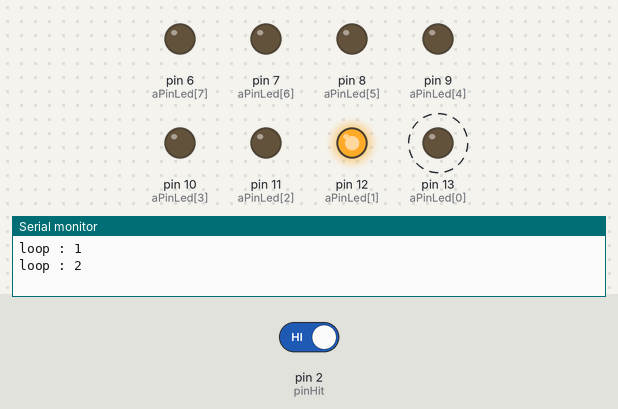
A sketch run on a simulated Arduino Uno, built with avr-gcc and run on an emulated ATmega328P. Shown: output pins drawn as LEDs (lit = HIGH), the last lines printed to the serial monitor. Dashed ring = blinking. Inputs (shaded band) come from the test bench; at power-on: pin 2 (pinHit) HIGH. Pins used as bus, display or sensor lines are not drawn.

Above: at 1.2 s.
1.3 s: pin 2 (pinHit) driven LOW
At 1.9 s:
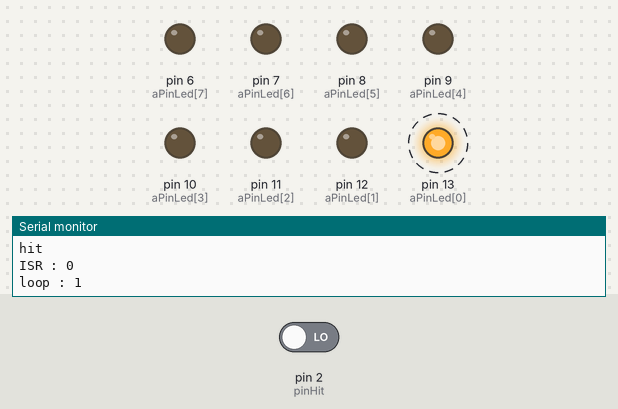
At 17.9 s:
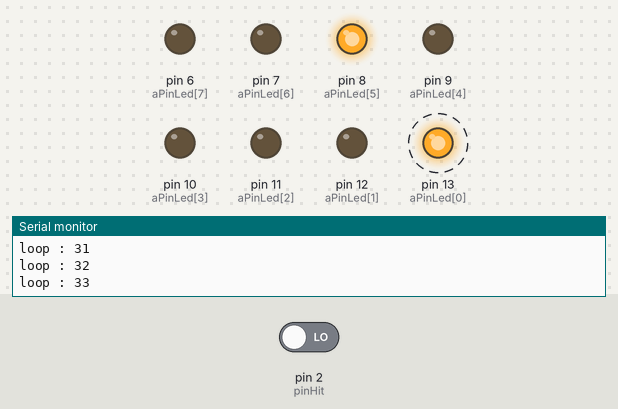
Timing chart, 0 to 21.5 s (numbered marks = the images above; inputs shaded):
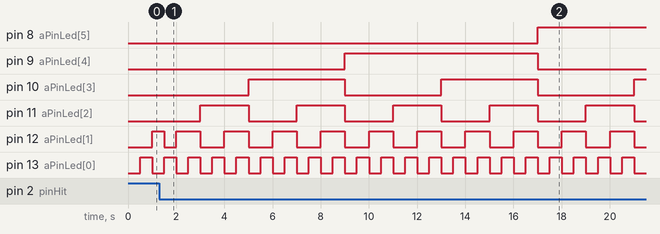

The sketch:

New_Shock.ino
```cpp
int pinGnd = 4;
int pinVcc = 3;
int pinHit = 2;
static int count = 0;
int aPinLed[8] = {13, 12, 11, 10, 9, 8, 7, 6};

void setup() {
  Serial.begin(115200);

  pinMode(pinGnd, OUTPUT);
  pinMode(pinVcc, OUTPUT);
  pinMode(pinHit, INPUT);
  digitalWrite(pinGnd, LOW);
  digitalWrite(pinVcc, HIGH);

  // External interrupt setup
  // source : pinHit, ISR: hitISR, mode : RISING

  attachInterrupt(0, hitISR, FALLING);


  for(int i=0; i<8; i++)
  {
  pinMode(aPinLed[i], OUTPUT); // LED pin Output 설정
  }
}

void loop() {
  int i;
  for(i=0; i<8; i++)
  {
    digitalWrite(aPinLed[i], (count>>i)&0x01);
  }
  delay(500);
  count++;
  Serial.print("loop : ");
  Serial.println(count);

}

  // External ISR function
void hitISR(void)
{
  Serial.println("hit");
  count=0;
  Serial.print("ISR : ");
  Serial.println(count);
  delay(100);
}
```

Measured:
- after the input at 1.3 s, pin 8 (aPinLed[5]): LOW → HIGH after 15.7 s instead of 14.7 s
- by itself, pin 10 (aPinLed[3]): alternates HIGH for 4.0 s and LOW for 4.0 s
- by itself, pin 11 (aPinLed[2]): alternates HIGH for 2.0 s and LOW for 2.0 s
- by itself, pin 12 (aPinLed[1]): repeats every 2.0 s: HIGH 1.0 s, LOW 1.0 s
- by itself, pin 13 (aPinLed[0]): alternates HIGH for 0.50 s and LOW for 0.50 s
